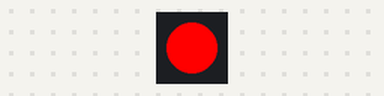
Recording of a sketch running on a simulated Arduino Mega 2560, built with avr-gcc and run on an emulated ATmega2560. Parts: 1 RGB LEDs in strip order, left to right. Dim RGB values are drawn brighter than linear.

Above: at 0.2 s.
At 1.2 s:
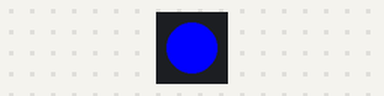
At 2.7 s:
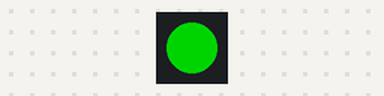
At 3.7 s:
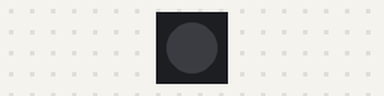
Timing chart, 0 to 4.6 s (numbered marks = the images above):
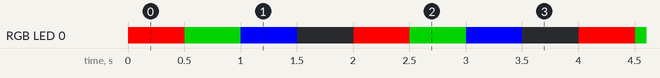

The sketch:

Blink.ino
```cpp
#include <FastLED.h>

#define NUM_LEDS 1
#define DATA_PIN 48

CRGB leds[NUM_LEDS];

void setup() {
    FastLED.addLeds<SK6812, DATA_PIN, GRB>(leds, NUM_LEDS);
}

void loop() {
  leds[0] = CRGB::Red;
  FastLED.show();
  delay(500);
  leds[0] = CRGB::Green;
  FastLED.show();
  delay(500);
  leds[0] = CRGB::Blue;
  FastLED.show();
  delay(500);
  leds[0] = CRGB::Black;
  FastLED.show();
  delay(500);
}
```

Measured:
- by itself, RGB LED 0: repeats every 2.0 s: RGB(0, 128, 0) 0.50 s, RGB(0, 0, 255) 0.50 s, off 0.50 s, RGB(255, 0, 0) 0.50 s
- by itself, everything shown: repeats every 2.0 s, in 4 steps
